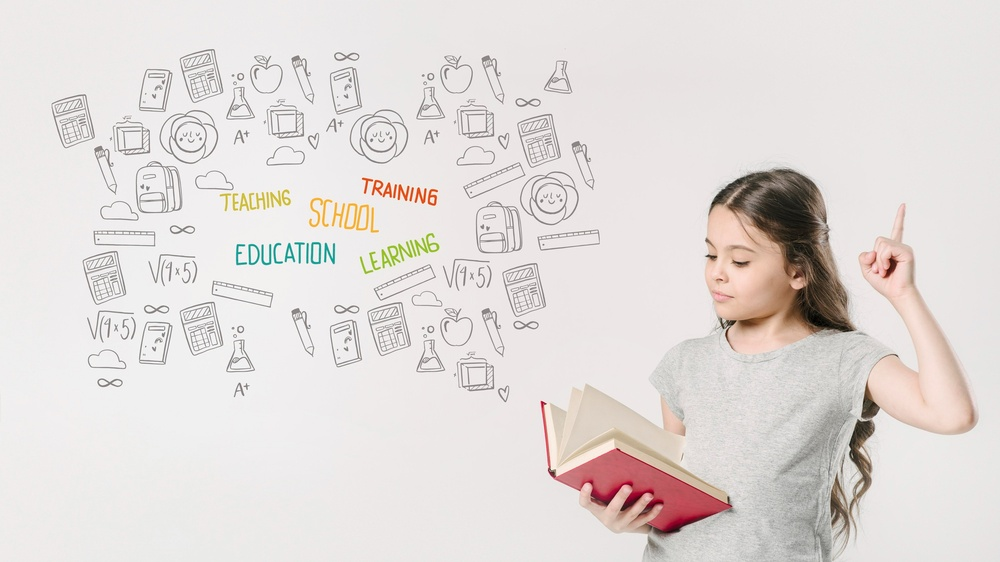
#> input picture NagativeImage/wallpaper.jpg, 1000 x 562 px, shrunk from 2000 x 1125 before the run, found by its file name
$ python nagativeImage.py
#> lines starting #> are read from the running program, lines starting #| are printed output that depends on the picture
import cv2
import matplotlib.pyplot as plt

imgWin = "E:\\Digital_Image_Processing\\NagativeImage\\wallpaper.jpg"
img1 = cv2.imread(imgWin, 1)
#> img1 is the input picture: shape (562, 1000, 3); mean B, G, R 217.8, 220.2, 226.2
img2 = abs(255-img1)
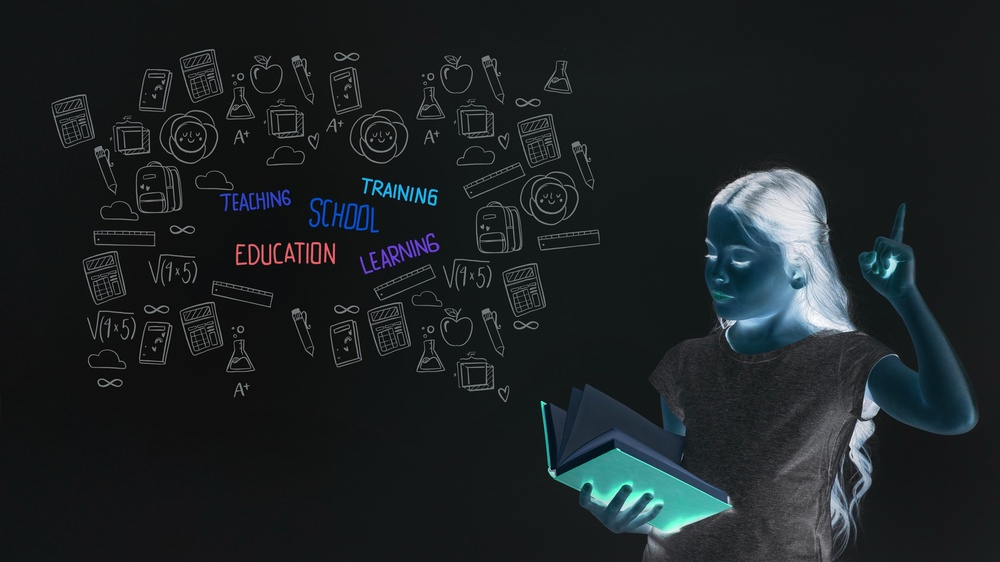
#> img2: shape (562, 1000, 3); mean B, G, R 37.2, 34.8, 28.8

titles = ['Original Image', 'Negative Image']
images = [img1, img2]

for k in range(2):
    plt.subplot(1,2,k+1)
    plt.imshow(images[k], cmap='gray')
    plt.title(titles[k])
    plt.xticks([])
    plt.yticks([])

plt.show()
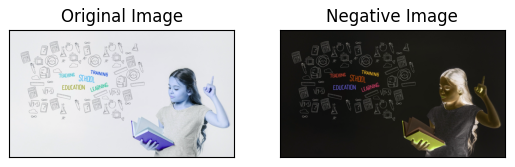
#> figure drawn by matplotlib, 2 panels; B, G, R data is drawn as R, G, B
